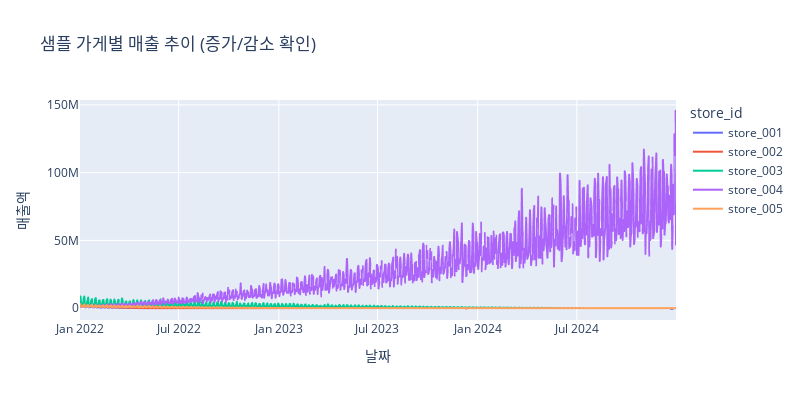

The notebook cell saved with this chart:
### Markdown cell above
## 5. 매출 분석

### Code cell
# 가게별 매출 추이 (증가/감소 확인)
store_sales_trend = df.groupby(['store_id', df['timestamp'].dt.date])['sales_amount'].sum().reset_index()
store_sales_trend['timestamp'] = pd.to_datetime(store_sales_trend['timestamp'])

# 샘플 가게 5개 선택
sample_stores = df['store_id'].unique()[:5]
sample_trend = store_sales_trend[store_sales_trend['store_id'].isin(sample_stores)]

fig = px.line(sample_trend, x='timestamp', y='sales_amount', color='store_id', 
              title='샘플 가게별 매출 추이 (증가/감소 확인)',
              labels={'timestamp': '날짜', 'sales_amount': '매출액'})
fig.update_layout(width=800, height=400)  # 시계열이라 폭 넓게
fig.show()

### Figure 1 — Plotly figure (JSON) as saved in the notebook; plotly's stock layout.template omitted (floating-point values rounded to 4 significant figures; data arrays with more than 128 entries replaced by an {"elided": "..."} marker saying what was removed)
{"data": [{"hovertemplate": "store_id=store_001<br>날짜=%{x}<br>매출액=%{y}<extra></extra>", "legendgroup": "store_001", "line": {"color": "#636efa", "dash": "solid"}, "marker": {"symbol": "circle"}, "mode": "lines", "name": "store_001", "showlegend": true, "type": "scattergl", "x": {"elided": "1095 str values"}, "xaxis": "x", "y": {"elided": "1095 int values"}, "yaxis": "y"}, {"hovertemplate": "store_id=store_002<br>날짜=%{x}<br>매출액=%{y}<extra></extra>", "legendgroup": "store_002", "line": {"color": "#EF553B", "dash": "solid"}, "marker": {"symbol": "circle"}, "mode": "lines", "name": "store_002", "showlegend": true, "type": "scattergl", "x": {"elided": "1095 str values"}, "xaxis": "x", "y": {"elided": "1095 int values"}, "yaxis": "y"}, {"hovertemplate": "store_id=store_003<br>날짜=%{x}<br>매출액=%{y}<extra></extra>", "legendgroup": "store_003", "line": {"color": "#00cc96", "dash": "solid"}, "marker": {"symbol": "circle"}, "mode": "lines", "name": "store_003", "showlegend": true, "type": "scattergl", "x": {"elided": "1095 str values"}, "xaxis": "x", "y": {"elided": "1095 int values"}, "yaxis": "y"}, {"hovertemplate": "store_id=store_004<br>날짜=%{x}<br>매출액=%{y}<extra></extra>", "legendgroup": "store_004", "line": {"color": "#ab63fa", "dash": "solid"}, "marker": {"symbol": "circle"}, "mode": "lines", "name": "store_004", "showlegend": true, "type": "scattergl", "x": {"elided": "1095 str values"}, "xaxis": "x", "y": {"elided": "1095 int values"}, "yaxis": "y"}, {"hovertemplate": "store_id=store_005<br>날짜=%{x}<br>매출액=%{y}<extra></extra>", "legendgroup": "store_005", "line": {"color": "#FFA15A", "dash": "solid"}, "marker": {"symbol": "circle"}, "mode": "lines", "name": "store_005", "showlegend": true, "type": "scattergl", "x": {"elided": "1095 str values"}, "xaxis": "x", "y": {"elided": "1095 int values"}, "yaxis": "y"}], "layout": {"height": 400, "legend": {"title": {"text": "store_id"}, "tracegroupgap": 0}, "title": {"text": "샘플 가게별 매출 추이 (증가/감소 확인)"}, "width": 800, "xaxis": {"anchor": "y", "domain": [0, 1], "title": {"text": "날짜"}}, "yaxis": {"anchor": "x", "domain": [0, 1], "title": {"text": "매출액"}}}}
